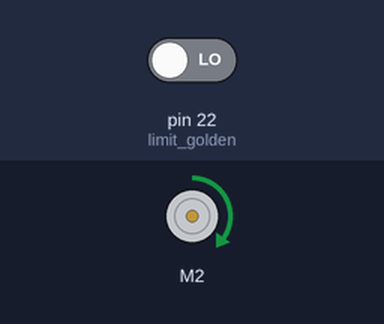
Bench run of a sketch on a simulated Arduino Mega 2560, built with avr-gcc and run on an emulated ATmega2560. Shown: DC motor (green arrow = forward, orange = backward, longer = faster). The test bench sets the inputs (shaded band); at power-on: pin 22 (limit_golden) LOW.

Above: at 1.2 s.
1.3 s: pin 22 (limit_golden) driven HIGH
At 2.8 s:
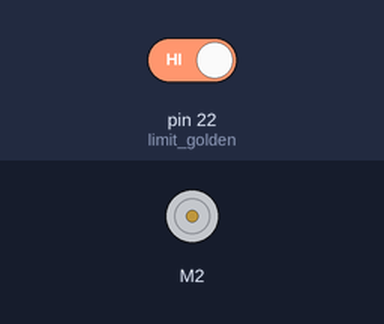
At 8.1 s:
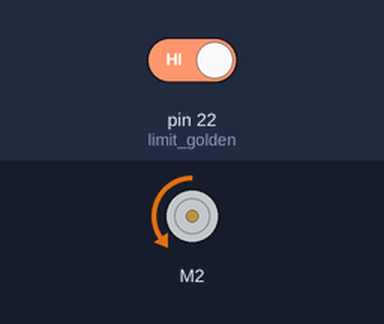
Timing chart, 0 to 9.8 s (numbered marks = the images above; inputs shaded):
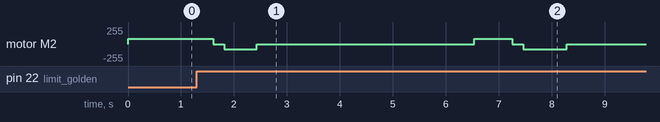

Measured:
- after the input at 1.3 s, motor M2: forward 80/255 → stopped after 0.31 s, → backward 80/255 0.20 s later, → stopped 0.62 s later, → forward 80/255 4.1 s later, … (7 changes in this stretch)

The sketch:

test_rack_transfer.ino
```cpp
#include <Sabertooth.h>
Sabertooth golden_rack(128, Serial3);

int throw_cnt_tz3 = 0;
int golden_rack_w = 40;
int limit_golden = 22;

void setup() {
Serial3.begin(9600);
}

void loop() {
 int gold_w = golden_rack_w;

  golden_rack.motor(2,gold_w);
  delay(200);
  for(int i = 0; i < throw_cnt_tz3+2; i++)
  {
    golden_rack.motor(2,gold_w);
    delay(100);
    while (digitalRead(limit_golden) == LOW)
    {
      delay(1);
    }
  }

  delay(200);
  golden_rack.motor(2,0);
  gold_w = -gold_w;
  delay(200);
  for(int i = 0; i < throw_cnt_tz3+2; i++)
  {
    golden_rack.motor(2,gold_w);
    delay(200);
    while (digitalRead(limit_golden) == LOW)
    {
      delay(1);
    }
  }

  delay(200);
  golden_rack.motor(2,0);
  gold_w = -gold_w/2;
  golden_rack.motor(2,gold_w);

  while(true){
    while (digitalRead(limit_golden) == LOW){
    delay(1);
    }
    golden_rack.motor(2,0);
    delay(100);
    if (digitalRead(limit_golden) == HIGH){
      break;
    }else{
      gold_w = -gold_w/2;
      golden_rack.motor(2,gold_w);
    }
  }

  throw_cnt_tz3++;
  delay(4000);
}
```
